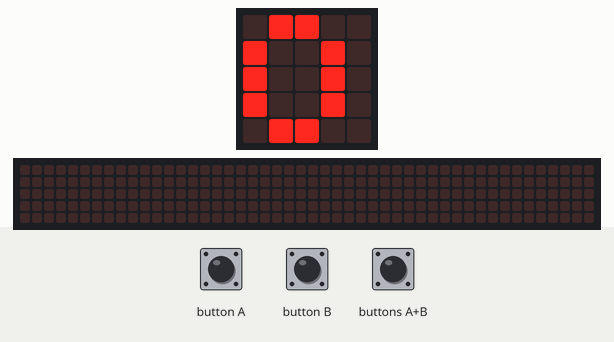
A program run on a simulated BBC micro:bit (MakeCode). Shown: the board's 5×5 LED display, a strip that is not on the board, showing the scrolling text unrolled. Inputs (shaded band) come from the test bench. The 48×5 strip is a reading aid, not a part: it shows the text the display is scrolling, unrolled, one strip-width of it at a time.

Above: at 1.2 s.
1.3 s: button B pressed for 0.15 s
At 1.61 s:
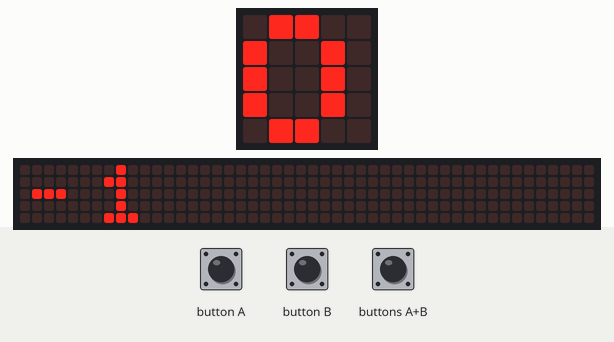
2.0 s: button A pressed for 0.15 s
2.7 s: button A pressed for 0.15 s
3.4 s: buttons A+B pressed for 0.15 s
4.1 s: button B pressed for 0.15 s
At 4.78 s:
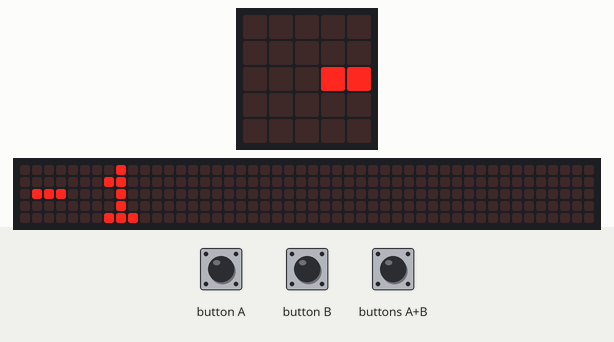
4.8 s: buttons A+B pressed for 1 s
At 7.19 s:
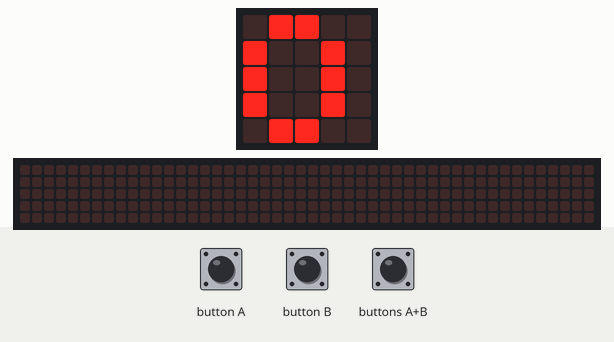
Timing chart, 0 to 7.4 s (numbered marks = the images above; inputs shaded):
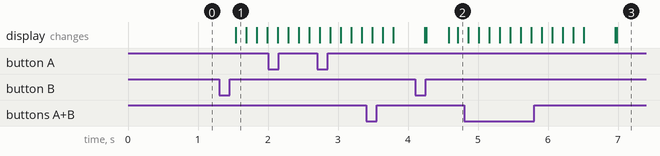

The program:

main.ts
```typescript
input.onButtonPressed(Button.A, function () {
    personne += 1
})
input.onButtonPressed(Button.AB, function () {
    personne = 0
})
input.onButtonPressed(Button.B, function () {
    personne += -1
})
let personne = 0
personne = 0
basic.forever(function () {
    basic.showNumber(personne)
})
basic.forever(function () {
    if (personne == 20) {
        basic.showLeds(`
            # . . . #
            . # . # .
            . . # . .
            . # . # .
            # . . . #
            `)
        personne = 0
    }
})
```

test.ts
```typescript
// les tests vont ici ; cela ne sera pas compilé si ce paquet est utilisé en tant qu'extension.
```

Measured:
- after the input at 1.3 s, the display: changes after 0.24 s (image 1)
